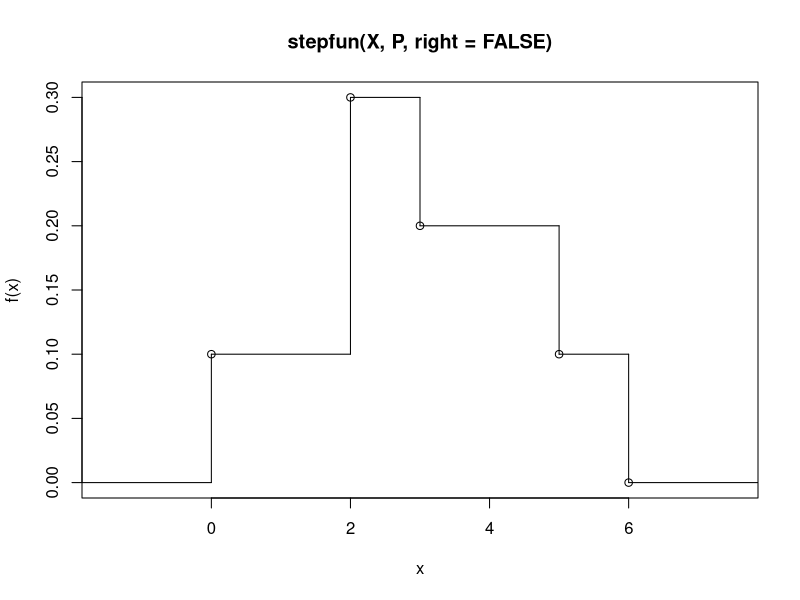
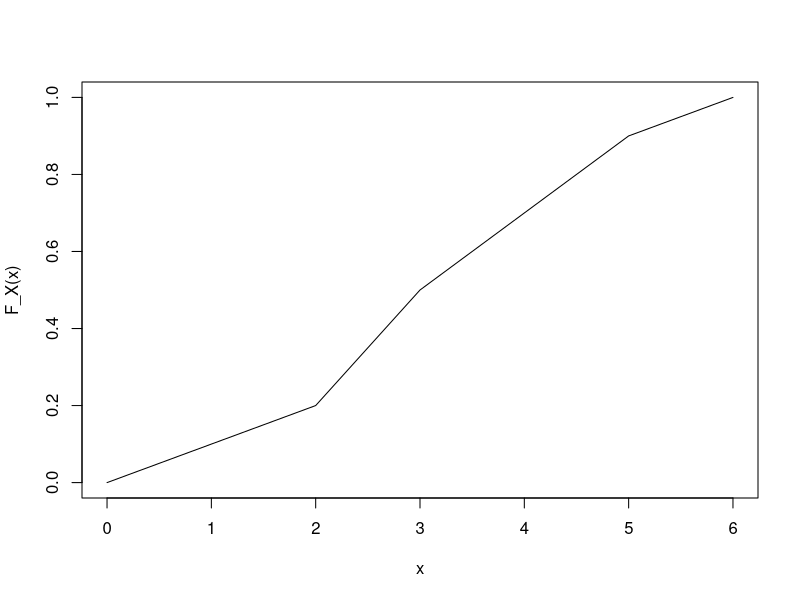
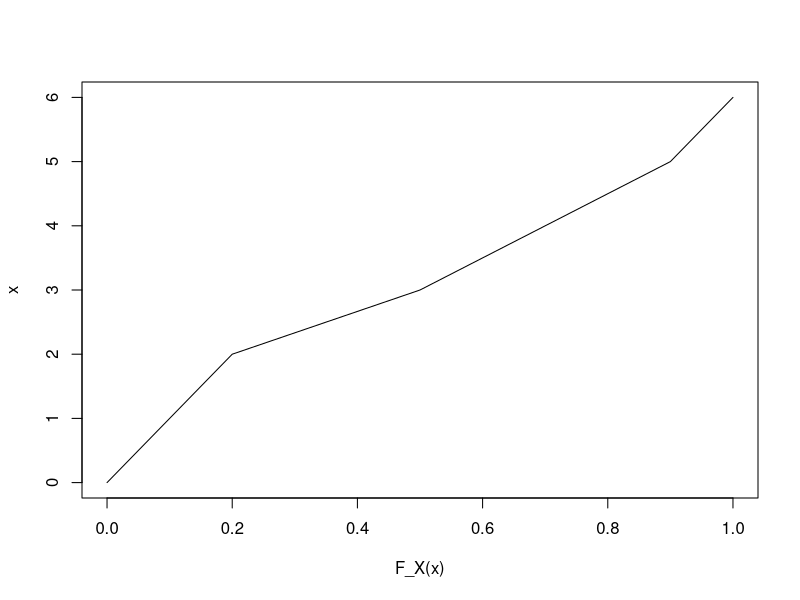
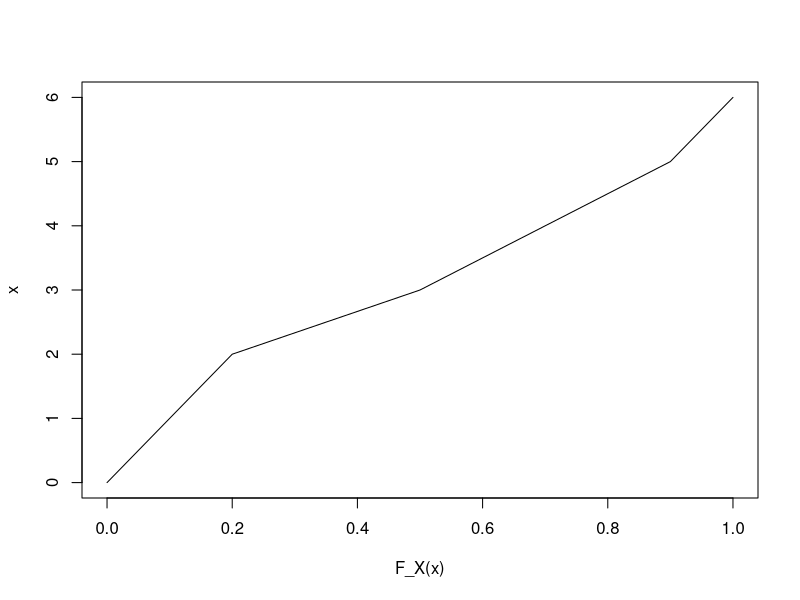
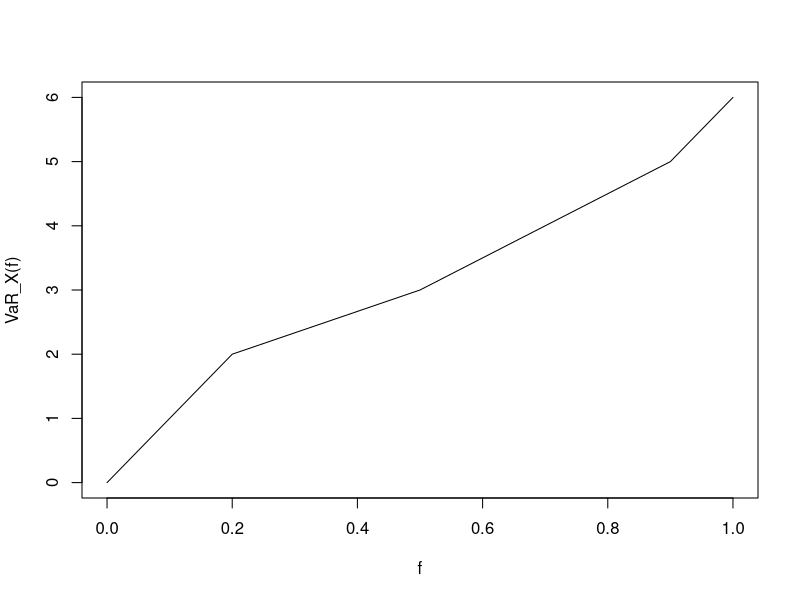
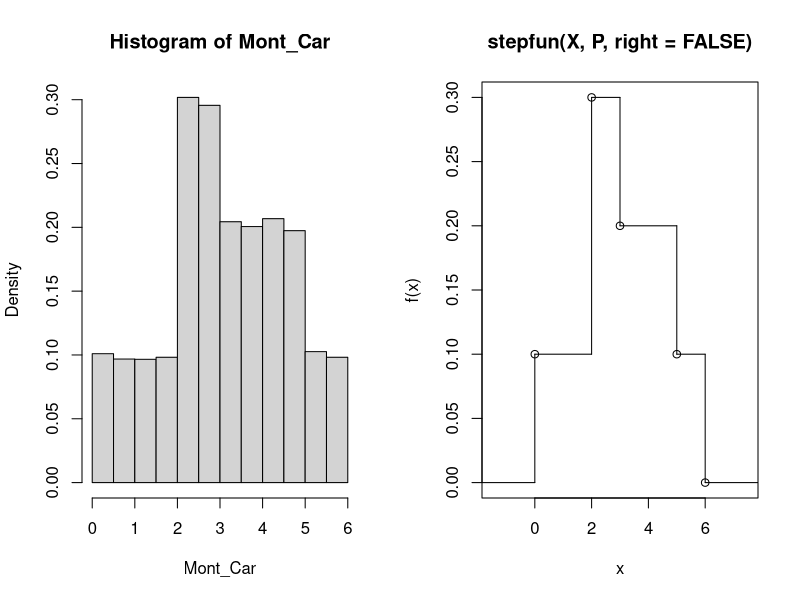
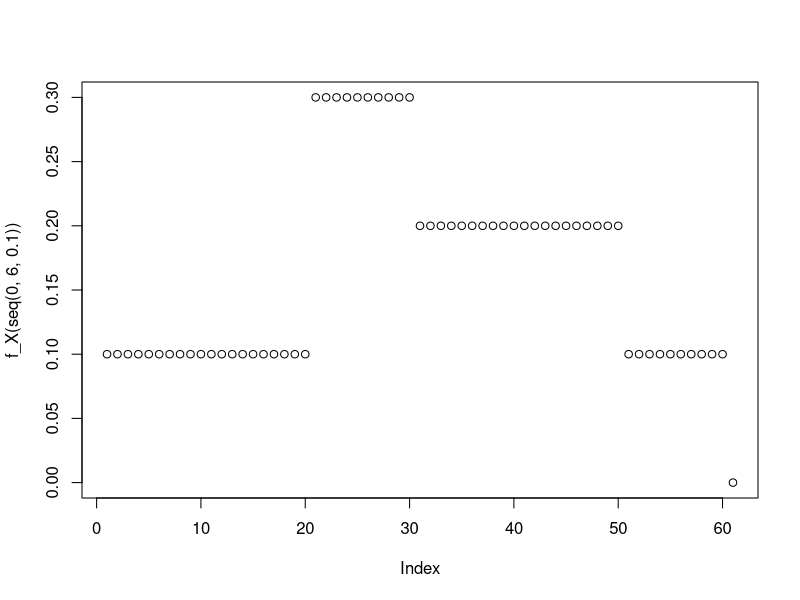
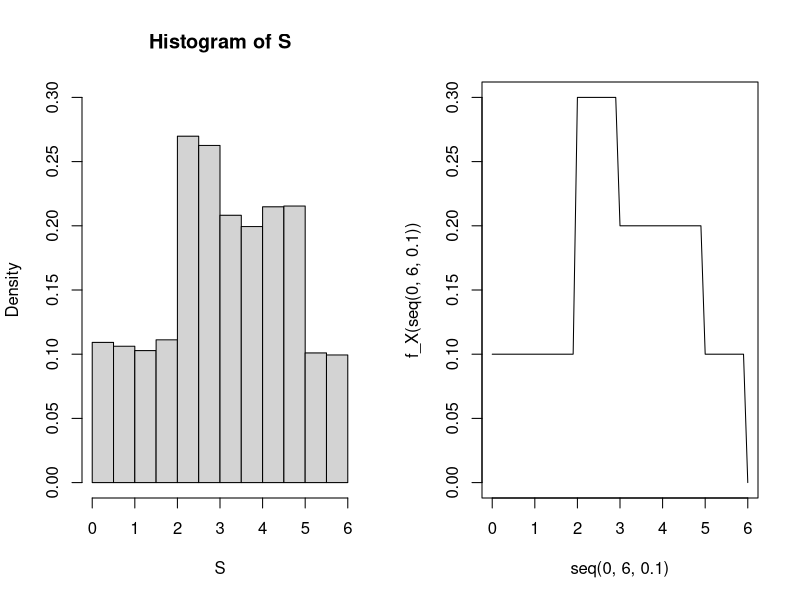

These charts were generated, in order, by the following R code: (Note: this script raises an error after producing the figures.)

X <- c(0,2,3,5,6)
P <- c(0, 0.1, 0.3, 0.2, 0.1, 0)

?stepfun

f_X <- stepfun(X,P, right = FALSE)
plot(f_X)

# vectorize function using for loop
F_X <- function(X) {
  
  i <- 1
  Z <- vector('numeric')
  
  for (x in X) {
    
    if (x < 0) {
      
      Z[i] <- 0
      
    } else if (x >= 0 & x < 2) {
      
      Z[i] <- 0.1 * x
      
    } else if (x >= 2 & x < 3) {
      
      Z[i] <- 0.3 * x - 0.4
      
    } else if (x >= 3 & x < 5) {
      
      Z[i] <- 0.2 * x - 0.1
      
    } else if (x >=5 & x < 6) {
      
      Z[i] <- 0.1 * x + 0.4
      
    } else {
      
      Z[i] <- 1
      
    }
    
  i <- i + 1
  
  }
  
  return(Z)

}

?Vectorize

x <- seq(0,6,0.1)
plot(x, F_X(x), type = 'l')

plot(F_X(x), x, type = 'l')


VaR_X <- function(X) {
  
  i <- 1
  Z <- vector('numeric')
  
  for (x in X) {
    
    if (x <= 0) {
      
      Z[i] <- 0
      
    } else if (x > 0 & x <= 0.2) {
      
      Z[i] <- 10 * x
      
    } else if (x > 0.2 & x <= 0.5) {
      
      Z[i] <- (10/3) * x + (4/3)
      
    } else if (x > 0.5 & x <= 0.9) {
      
      Z[i] <- 5 * x + 0.5
      
    } else if (x > 0.9 & x <= 1) {
      
      Z[i] <- 10 * x - 4
      
    } else {
      
      Z[i] <- 1
      
    }
    
    i <- i + 1
    
  }
  
  return(Z)
  
}

# simple reverse axis
plot(F_X(x), x, type = 'l')


# use VaR function
f <- seq(0,1,0.01)
plot(f, VaR_X(f), type = 'l')

matrix(f)
?apply
# must change vector into matrix when using apply
V <- apply(matrix(f), MARGIN = 1, FUN = VaR_X)
# margin 1 is for returning one row vector (apply over rows)
# margin 2 is for returning one column vector (apply over columns)


#### Monte Carlo Inversionsmethode ####

# generate uniformly distributed RV
U_u <- runif(10000)

# input uniformly distributed RV into VaR
Mont_Car <- apply(matrix(U_u), MARGIN = 1, FUN = VaR_X)

length(seq(0,1,0.01))


# plot hist and density function should be similar
par(mfrow = c(1,2))
hist(Mont_Car, freq = FALSE)
f_X <- stepfun(X,P, right = FALSE)
plot(f_X)


# rejection sampling

par(mfrow = c(1,1))

n = 1:10000
M = 1.5

plot(f_X(seq(0,6,0.1)))

S <- vector('numeric')

for (t in n) {
  
  y <- runif(1, 0, 6)
  u <- runif(1)
  
  while (M * u * dunif(y, 0, 6) >= f_X(y)) {
    
    y <- runif(1, 0, 6)
    u <- runif(1)
    
  }
  
  S[t] <- y
  
}


par(mfrow = c(1,2))
hist(S, freq = FALSE, ylim = c(0, 0.3))
plot(seq(0,6,0.1),
      f_X(seq(0,6, 0.1)), 
      type='l')



#### show the points on the density graph ####
n <- 10000
K <- runif(n+1, 0, 1)

plot(K)
plot(AX, f_X(AX), type='l', ylim=c(0,0.3))

AX <- seq(0, 6, (6/n))

L <- f_X(AX)

K[K > L] <- NA

plot(AX, K)
